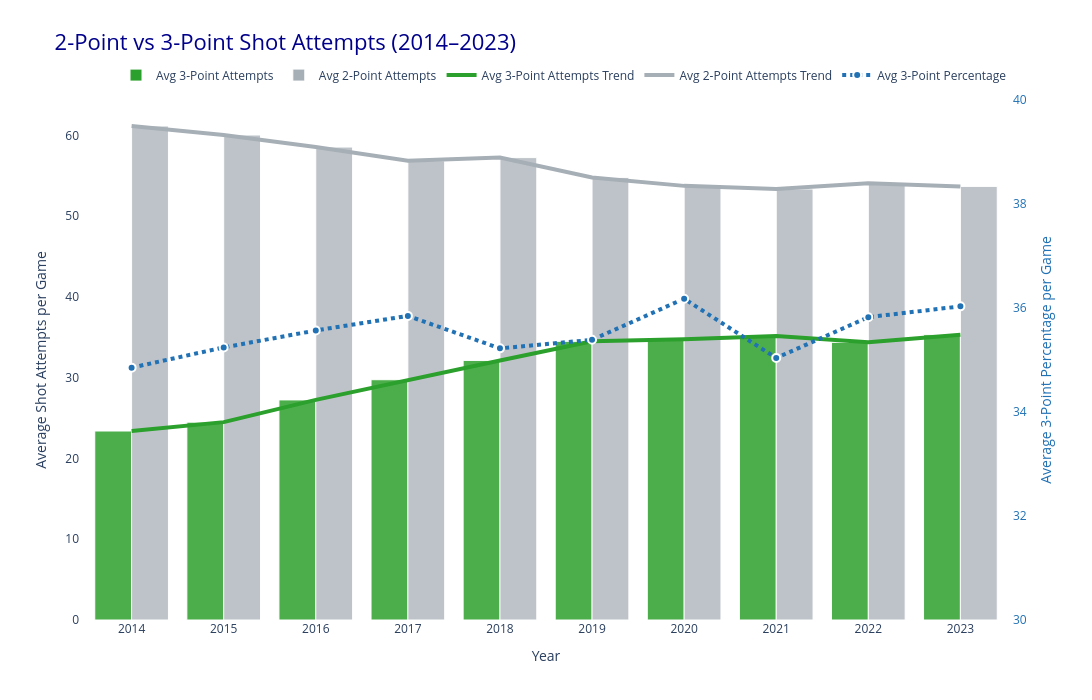

Here is the notebook cell this chart was saved with:
### Code cell
# **Visualization 1G: The 3-Point Revolution (2009–2024) – Green 3PT, Grey 2PT, Blue %**

import plotly.graph_objects as go

if not games_df.empty:
    # Prepare the data
    modern_games = games_df[games_df['YEAR'] >= 2014].copy()
    modern_games['FG2A'] = modern_games['FGA'] - modern_games['FG3A']

    # League averages
    season_3pt_evolution = (
        modern_games.groupby('YEAR')
        .agg({'FG3A': 'mean', 'FG2A': 'mean', 'FG3_PCT': 'mean'})
        .reset_index()
        .sort_values('YEAR')
    )

    fig = go.Figure()

    # 3-Point Attempts (Green Bars)
    fig.add_trace(go.Bar(
        x=season_3pt_evolution['YEAR'],
        y=season_3pt_evolution['FG3A'],
        name='Avg 3-Point Attempts',
        marker=dict(color='#2ca02c', opacity=0.85, line=dict(color='white', width=1)),
        offsetgroup=1,
        hovertemplate='<b>%{x}</b><br>3PT Attempts: %{y:.1f}<extra></extra>'
    ))

    # 2-Point Attempts (Grey Bars)
    fig.add_trace(go.Bar(
        x=season_3pt_evolution['YEAR'],
        y=season_3pt_evolution['FG2A'],
        name='Avg 2-Point Attempts',
        marker=dict(color='#a7afb6', opacity=0.75, line=dict(color='white', width=1)),
        offsetgroup=2,
        hovertemplate='<b>%{x}</b><br>2PT Attempts: %{y:.1f}<extra></extra>'
    ))

    # 3-Point Attempts Line (Green Line on top of green bars) - REMOVED MARKERS
    fig.add_trace(go.Scatter(
        x=season_3pt_evolution['YEAR'],
        y=season_3pt_evolution['FG3A'],
        mode='lines',  # CHANGED: from 'lines+markers' to 'lines'
        name='Avg 3-Point Attempts Trend',
        line=dict(color='#2ca02c', width=4, dash='solid'),
        # REMOVED: marker=dict(size=8, color='#2ca02c', line=dict(width=2, color='white')),
        hovertemplate='<b>%{x}</b><br>3PT Attempts: %{y:.1f}<extra></extra>'
    ))

    # 2-Point Attempts Line (Grey Line on top of grey bars) - REMOVED MARKERS
    fig.add_trace(go.Scatter(
        x=season_3pt_evolution['YEAR'],
        y=season_3pt_evolution['FG2A'],
        mode='lines',  # CHANGED: from 'lines+markers' to 'lines'
        name='Avg 2-Point Attempts Trend',
        line=dict(color='#a7afb6', width=4, dash='solid'),
        # REMOVED: marker=dict(size=8, color='#a7afb6', line=dict(width=2, color='white')),
        hovertemplate='<b>%{x}</b><br>2PT Attempts: %{y:.1f}<extra></extra>'
    ))

    # 3-Point Percentage (Blue Line)
    fig.add_trace(go.Scatter(
        x=season_3pt_evolution['YEAR'],
        y=season_3pt_evolution['FG3_PCT'] * 100,
        mode='lines+markers',
        name='Avg 3-Point Percentage',
        line=dict(color='#2171b5', width=4, dash='dot'),
        marker=dict(size=8, color='#2171b5', line=dict(width=2, color='white')),
        yaxis='y2',
        hovertemplate='<b>%{x}</b><br>3PT%: %{y:.1f}%<extra></extra>'
    ))

    # Layout
    fig.update_layout(
        title={
            'text': '2-Point vs 3-Point Shot Attempts (2014–2023)',
            'x': 0.05,
            'font': {'size': 22, 'color': 'darkblue'}
        },
        xaxis_title='Year',
        yaxis_title='Average Shot Attempts per Game',
        yaxis2=dict(
            title=dict(text='Average 3-Point Percentage per Game', font=dict(color='#2171b5')),
            overlaying='y',
            side='right',
            range=[30, 40],
            tickfont=dict(color='#2171b5')
        ),
        width=1400,
        height=700,
        showlegend=True,
        legend=dict(
            orientation="h",
            yanchor="bottom",
            y=1.02,
            xanchor="right",
            x=1
        ),
        plot_bgcolor='white',
        paper_bgcolor='white'
    )

    # Axis formatting
    fig.update_xaxes(showgrid=False, tickmode='linear', dtick=1)
    fig.update_yaxes(showgrid=False)

    # Find the crossover year where 3PT > 2PT
    crossover_year = next((row.YEAR for _, row in season_3pt_evolution.iterrows()
                           if row.FG3A > row.FG2A), None)
    if crossover_year:
        fig.add_annotation(
            x=crossover_year,
            y=season_3pt_evolution.loc[season_3pt_evolution['YEAR'] == crossover_year, 'FG3A'].iloc[0],
            text="<b>REVOLUTION BEGINS</b><br>3PT > 2PT",
            showarrow=True,
            arrowhead=2,
            arrowcolor="#2171b5",
            font=dict(size=12, color="#2171b5", family="Arial Black"),
            bgcolor="rgba(255,255,255,0.9)",
            bordercolor="#2171b5",
            borderwidth=2
        )

    # Footer annotation
    # fig.add_annotation(
    #     text="Data: NBA Stats API | Visualization: Jiaqi Sih (2025)",
    #     xref="paper", yref="paper", x=0.99, y=-0.1, showarrow=False,
    #     font=dict(size=10, color="grey")
    # )

    fig.show()
else:
    print("No games data available for chart analysis")

### Figure 1 — Plotly figure (JSON) as saved in the notebook; plotly's stock layout.template omitted (floating-point values rounded to 4 significant figures)
{"data": [{"hovertemplate": "<b>%{x}</b><br>3PT Attempts: %{y:.1f}<extra></extra>", "marker": {"color": "#2ca02c", "line": {"color": "white", "width": 1}, "opacity": 0.85}, "name": "Avg 3-Point Attempts", "offsetgroup": "1", "type": "bar", "x": [2014, 2015, 2016, 2017, 2018, 2019, 2020, 2021, 2022, 2023], "y": [23.4, 24.5, 27.26, 29.76, 32.15, 34.51, 34.77, 35.18, 34.39, 35.33]}, {"hovertemplate": "<b>%{x}</b><br>2PT Attempts: %{y:.1f}<extra></extra>", "marker": {"color": "#a7afb6", "line": {"color": "white", "width": 1}, "opacity": 0.75}, "name": "Avg 2-Point Attempts", "offsetgroup": "2", "type": "bar", "x": [2014, 2015, 2016, 2017, 2018, 2019, 2020, 2021, 2022, 2023], "y": [61.18, 60.06, 58.57, 56.87, 57.26, 54.81, 53.76, 53.38, 54.08, 53.7]}, {"hovertemplate": "<b>%{x}</b><br>3PT Attempts: %{y:.1f}<extra></extra>", "line": {"color": "#2ca02c", "dash": "solid", "width": 4}, "mode": "lines", "name": "Avg 3-Point Attempts Trend", "type": "scatter", "x": [2014, 2015, 2016, 2017, 2018, 2019, 2020, 2021, 2022, 2023], "y": [23.4, 24.5, 27.26, 29.76, 32.15, 34.51, 34.77, 35.18, 34.39, 35.33]}, {"hovertemplate": "<b>%{x}</b><br>2PT Attempts: %{y:.1f}<extra></extra>", "line": {"color": "#a7afb6", "dash": "solid", "width": 4}, "mode": "lines", "name": "Avg 2-Point Attempts Trend", "type": "scatter", "x": [2014, 2015, 2016, 2017, 2018, 2019, 2020, 2021, 2022, 2023], "y": [61.18, 60.06, 58.57, 56.87, 57.26, 54.81, 53.76, 53.38, 54.08, 53.7]}, {"hovertemplate": "<b>%{x}</b><br>3PT%: %{y:.1f}%<extra></extra>", "line": {"color": "#2171b5", "dash": "dot", "width": 4}, "marker": {"color": "#2171b5", "line": {"color": "white", "width": 2}, "size": 8}, "mode": "lines+markers", "name": "Avg 3-Point Percentage", "type": "scatter", "x": [2014, 2015, 2016, 2017, 2018, 2019, 2020, 2021, 2022, 2023], "y": [34.85, 35.24, 35.57, 35.85, 35.22, 35.39, 36.18, 35.04, 35.82, 36.03], "yaxis": "y2"}], "layout": {"height": 700, "legend": {"orientation": "h", "x": 1, "xanchor": "right", "y": 1.02, "yanchor": "bottom"}, "paper_bgcolor": "white", "plot_bgcolor": "white", "showlegend": true, "title": {"font": {"color": "darkblue", "size": 22}, "text": "2-Point vs 3-Point Shot Attempts (2014–2023)", "x": 0.05}, "width": 1400, "xaxis": {"dtick": 1, "showgrid": false, "tickmode": "linear", "title": {"text": "Year"}}, "yaxis": {"showgrid": false, "title": {"text": "Average Shot Attempts per Game"}}, "yaxis2": {"overlaying": "y", "range": [30, 40], "showgrid": false, "side": "right", "tickfont": {"color": "#2171b5"}, "title": {"font": {"color": "#2171b5"}, "text": "Average 3-Point Percentage per Game"}}}}
